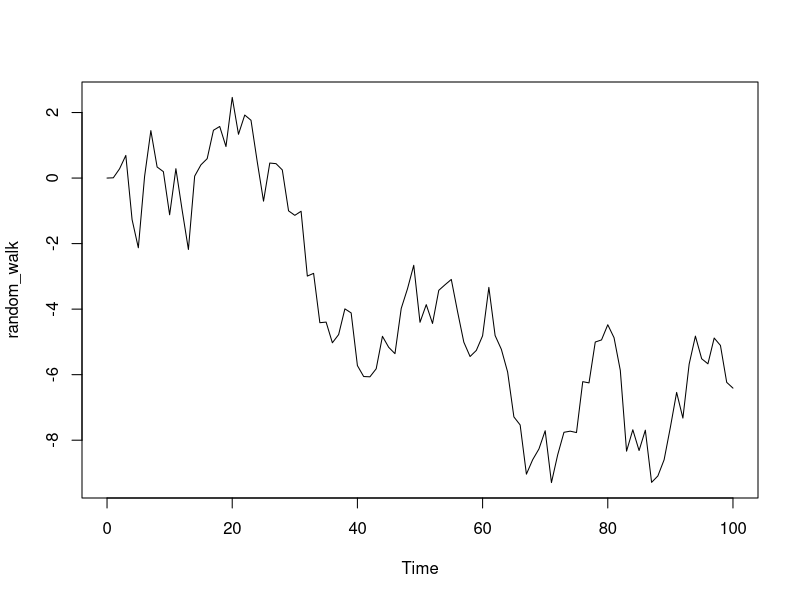

This chart was generated by the following R code: (Note: this script raises an error after producing the figure.)
##Random Walk
# Generate a RW model using arima.sim
random_walk <- arima.sim(model = list(order=c(0,1,0)), n = 100)
plot.ts(random_walk)
adf.test(random_walk)
random_walk_diff <- diff(random_walk)
plot.ts(random_walk_diff)




# Generate a RW model with a drift uing arima.sim
rw_drift <- arima.sim(model = list(order=c(0,1,0)), n = 100, mean = 1)
ts.plot(rw_drift)

rw_drift_diff <- diff(rw_drift)
ts.plot(rw_drift_diff)


# Difference your random_walk data
rw_diff <- diff(random_walk)
ts.plot(rw_diff)
model_wn <- arima(rw_diff, order = c(0, 0, 0))
int_wn <- model_wn$coef

ts.plot(random_walk)
abline(0, int_wn)


# Use arima.sim() to generate WN data
white_noise <- arima.sim(model=list(order=c(0,0,0)), n=100)
plot.ts(white_noise)
# Use cumsum() to convert your WN data to RW
random_walk <- cumsum(white_noise)
plot.ts(random_walk)
# Use arima.sim() to generate WN drift data
wn_drift <- arima.sim(model=list(order=c(0,0,0)), n=100, mean=0.4)
plot.ts(wn_drift)
# Use cumsum() to convert your WN drift data to RW
rw_drift <- cumsum(wn_drift)
plot.ts(rw_drift, col="blue")

# Plot all four data objects
plot.ts(cbind(white_noise, random_walk, wn_drift, rw_drift))


f#Deterministic trend